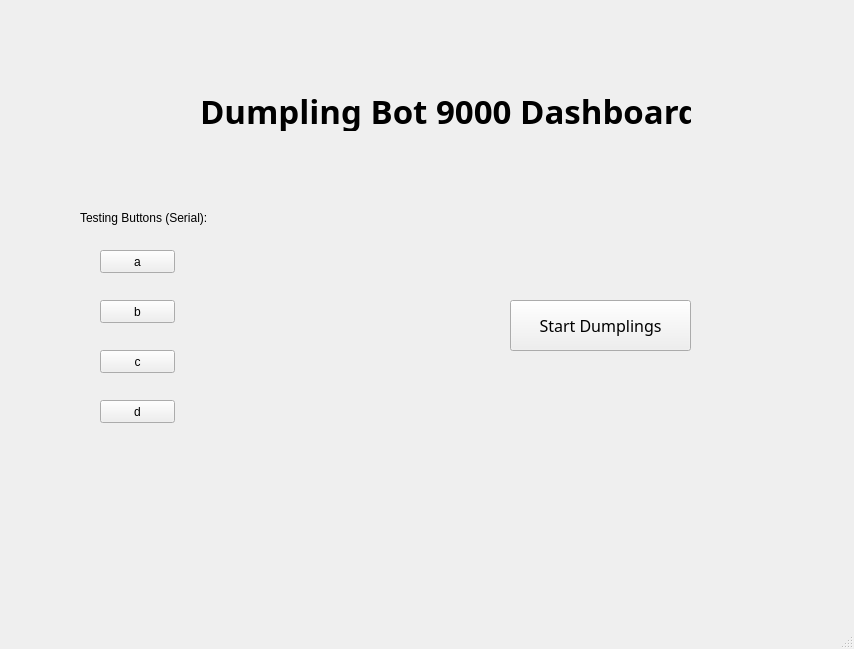
<?xml version="1.0" encoding="UTF-8"?>
<ui version="4.0">
 <class>b</class>
 <widget class="QMainWindow" name="b">
  <property name="geometry">
   <rect>
    <x>0</x>
    <y>0</y>
    <width>854</width>
    <height>649</height>
   </rect>
  </property>
  <property name="windowTitle">
   <string>MainWindow</string>
  </property>
  <widget class="QWidget" name="centralwidget">
   <widget class="QLabel" name="title">
    <property name="geometry">
     <rect>
      <x>200</x>
      <y>90</y>
      <width>491</width>
      <height>41</height>
     </rect>
    </property>
    <property name="font">
     <font>
      <family>Yu Gothic UI Light</family>
      <pointsize>25</pointsize>
      <weight>75</weight>
      <bold>true</bold>
     </font>
    </property>
    <property name="text">
     <string>Dumpling Bot 9000 Dashboard</string>
    </property>
   </widget>
   <widget class="QPushButton" name="start">
    <property name="geometry">
     <rect>
      <x>510</x>
      <y>300</y>
      <width>181</width>
      <height>51</height>
     </rect>
    </property>
    <property name="font">
     <font>
      <family>Yu Gothic</family>
      <pointsize>12</pointsize>
     </font>
    </property>
    <property name="text">
     <string>Start Dumplings</string>
    </property>
   </widget>
   <widget class="QPushButton" name="pushButton">
    <property name="geometry">
     <rect>
      <x>100</x>
      <y>250</y>
      <width>75</width>
      <height>23</height>
     </rect>
    </property>
    <property name="text">
     <string>a</string>
    </property>
   </widget>
   <widget class="QLabel" name="label">
    <property name="geometry">
     <rect>
      <x>80</x>
      <y>210</y>
      <width>171</width>
      <height>16</height>
     </rect>
    </property>
    <property name="text">
     <string>Testing Buttons (Serial):</string>
    </property>
   </widget>
   <widget class="QPushButton" name="pushButton_2">
    <property name="geometry">
     <rect>
      <x>100</x>
      <y>300</y>
      <width>75</width>
      <height>23</height>
     </rect>
    </property>
    <property name="text">
     <string>b</string>
    </property>
   </widget>
   <widget class="QPushButton" name="c">
    <property name="geometry">
     <rect>
      <x>100</x>
      <y>350</y>
      <width>75</width>
      <height>23</height>
     </rect>
    </property>
    <property name="text">
     <string>c</string>
    </property>
   </widget>
   <widget class="QPushButton" name="d">
    <property name="geometry">
     <rect>
      <x>100</x>
      <y>400</y>
      <width>75</width>
      <height>23</height>
     </rect>
    </property>
    <property name="text">
     <string>d</string>
    </property>
   </widget>
  </widget>
  <widget class="QMenuBar" name="menubar">
   <property name="geometry">
    <rect>
     <x>0</x>
     <y>0</y>
     <width>854</width>
     <height>22</height>
    </rect>
   </property>
  </widget>
  <widget class="QStatusBar" name="statusbar"/>
 </widget>
 <resources/>
 <connections/>
</ui>
